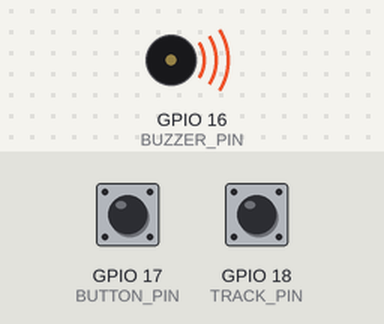
Bench run of a program on a simulated Raspberry Pi (BCM pin numbers). On the bench: buzzer (waves = sounding, pin HIGH). Inputs (shaded band) come from the test bench; at power-on: GPIO 17 (BUTTON_PIN) LOW, GPIO 18 (TRACK_PIN) HIGH. Threads take turns every 2 ms; what the program prints to the terminal is not drawn.

Above: at 1.2 s.
1.3 s: GPIO 17 (BUTTON_PIN) pulled HIGH for 0.15 s
At 1.45 s:
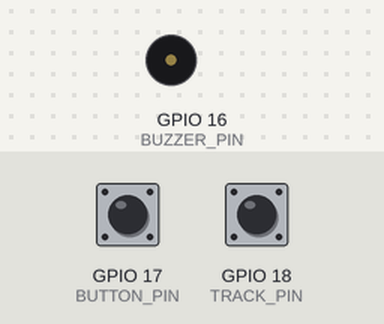
4.3 s: GPIO 18 (TRACK_PIN) pulled LOW for 0.15 s
At 5.3 s:
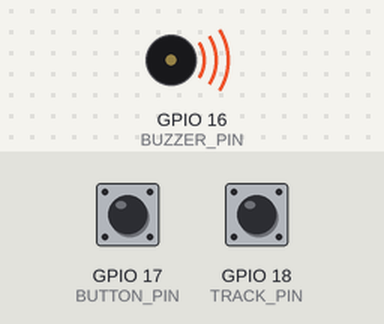
5.9 s: GPIO 18 (TRACK_PIN) pulsed LOW 5 times (0.12 s each, 0.3 s apart)
At 7.6 s:
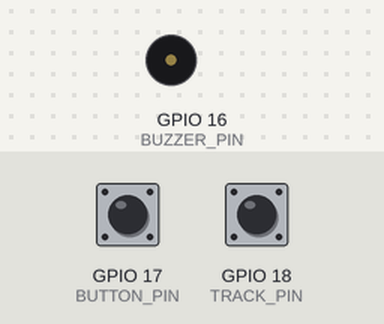
Timing chart, 0 to 9.9 s (numbered marks = the images above; inputs shaded):
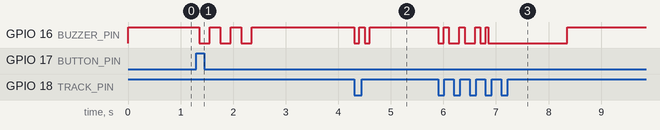

The program:

Game_tracking.py
```python
#!/usr/bin/env python3
# -*- coding: utf-8 -*-
# 说明：循迹模块控制力训练游戏

import RPi.GPIO as GPIO
import time
import threading

TRACK_PIN   = 18  # 循迹传感器引脚
BUTTON_PIN  = 17 # 按钮输入引脚
BUZZER_PIN  = 16 # 有源蜂鸣器输出引脚

# 游戏参数
MAX_HEARTS = 5    # 最大心跳次数（偏离次数）


def setup():
    GPIO.cleanup()
    GPIO.setmode(GPIO.BCM)
    GPIO.setwarnings(False)
    # 循迹传感器：输入，上拉
    GPIO.setup(TRACK_PIN, GPIO.IN, pull_up_down=GPIO.PUD_UP)
    # 按钮：输入，下拉（按下接 3.3V）
    GPIO.setup(BUTTON_PIN, GPIO.IN, pull_up_down=GPIO.PUD_DOWN)
    # 蜂鸣器：输出
    GPIO.setup(BUZZER_PIN, GPIO.OUT)
    GPIO.output(BUZZER_PIN, GPIO.HIGH)

def cleanup():
    GPIO.cleanup()


def wait_for_button():
    """
    等待按钮被按下后返回。
    """
    while True:
        if GPIO.input(BUTTON_PIN) == GPIO.HIGH:
            # 消抖
            time.sleep(0.05)
            if GPIO.input(BUTTON_PIN) == GPIO.HIGH:
                return
        time.sleep(0.1)


def beep(times=1, duration=0.1):
    """
    蜂鸣器响 times 次，每次持续 duration 秒。
    """
    for _ in range(times):
        GPIO.output(BUZZER_PIN, GPIO.LOW)
        time.sleep(duration)
        GPIO.output(BUZZER_PIN, GPIO.HIGH)
        time.sleep(duration)
def thread_beep(times=1, duration= 0.1):
    beep(times,duration)
def main():
    setup()
    try:
        while True:
            print("等待按下按钮开始游戏...")
            wait_for_button()

            # 开始游戏提示：蜂鸣器连响三下
            print("游戏开始！")
            beep(times=3, duration=0.2)

            hearts = MAX_HEARTS
            prev_on_line = True  # 用于检测从黑线到白线的边沿

            # 游戏主循环
            while hearts > 0:
                sensor = GPIO.input(TRACK_PIN)
                if sensor == GPIO.LOW and prev_on_line:
                    # 检测到白线偏离，丢失 1 心
                    hearts -= 1
                    print(f"偏离黑线！心跳剩余：{hearts}")
                    prev_on_line = False
                    if hearts >=1:
                      threading.Thread(target=thread_beep,args=(2,0.1),daemon=True).start()
                elif sensor == GPIO.HIGH:
                    # 恢复在黑线，重置边沿检测
                    prev_on_line = True

                time.sleep(0.05)

            # 游戏失败
            print("游戏失败！心跳用尽。")
            GPIO.output(BUZZER_PIN, GPIO.LOW)

            time.sleep(1.5)
            GPIO.output(BUZZER_PIN, GPIO.HIGH)

            # 等待再次按键重启
            print("按下按钮可重新开始游戏。")
            wait_for_button()
            time.sleep(0.2)

    except KeyboardInterrupt:
        pass
    finally:
        cleanup()


if __name__ == '__main__':
    main()
```

Measured:
- after the input at 1.3 s, GPIO 16 (BUZZER_PIN): alternates HIGH for 0.20 s and LOW for 0.20 s, 6 changes in all, then stays HIGH, starting after 0.05 s
- after the input at 4.3 s, GPIO 16 (BUZZER_PIN): alternates HIGH for 0.10 s and LOW for 0.10 s, 4 changes in all, then stays HIGH, starting at once
- after the input at 5.9 s, GPIO 16 (BUZZER_PIN): HIGH → LOW at once, → HIGH 0.10 s later, → LOW 0.10 s later, → HIGH 0.20 s later, … (10 changes in this stretch)
